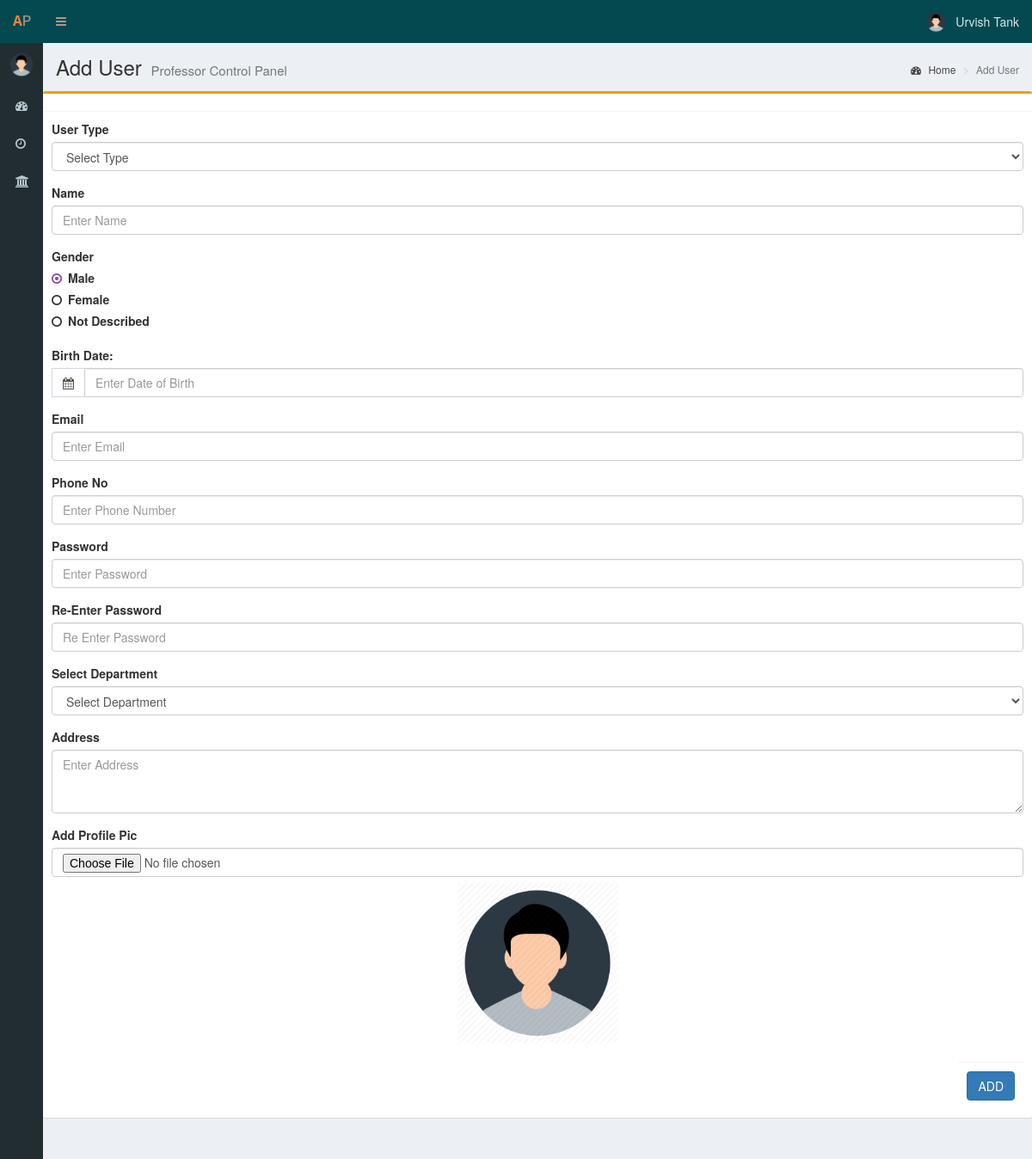
Page /adduser.php (signed in) on the committed database.
### tables this page shows
CREATE TABLE `tbl_detail` (
  `detail_id` int(40) NOT NULL,
  `login_id` int(11) NOT NULL,
  `name` varchar(40) NOT NULL,
  `dob` date NOT NULL,
  `gender` varchar(20) NOT NULL,
  `address` varchar(100) NOT NULL,
  `profile_pic` varchar(50) NOT NULL,
  `dept` int(11) NOT NULL,
  `valid` int(11) NOT NULL
);

### adduser.php (the view, shortened to what this page needs)
<?php
	include "connection.php";
	if(!isset($_SESSION['log']))
	{
		header("location:index.php");
	}
	else
	{
		$log = $_SESSION['log'];
		$qry = "SELECT * FROM tbl_login WHERE email_id='$log'";
		$result = mysqli_query($con,$qry);
		$value = mysqli_fetch_array($result);
		$id = $value['login_id'];
		$sql = "SELECT * FROM tbl_detail WHERE login_id='$id'";
		$result1 = mysqli_query($con,$sql);
		$value1 = mysqli_fetch_array($result1);
		$n = $value1['name'];
		$i = $value1['profile_pic'];
		$sql1 = "SELECT profile_pic FROM tbl_detail WHERE login_id=0";
		$result2 = mysqli_query($con,$sql1);
		$value2 = mysqli_fetch_array($result2);
		$def =$value2['profile_pic'];
		?>
<!DOCTYPE html>
<html>
<head>
  <link rel="stylesheet" href="https://maxcdn.bootstrapcdn.com/bootstrap/3.3.6/css/bootstrap.min.css" />
  <link rel="stylesheet" href="bower_components/bootstrap/dist/css/bootstrap.min.css">
  <link rel="stylesheet" href="bower_components/font-awesome/css/font-awesome.min.css">
  <link rel="stylesheet" href="bower_components/Ionicons/css/ionicons.min.css">
  <link rel="stylesheet" href="bower_components/bootstrap-daterangepicker/daterangepicker.css">
  <link rel="stylesheet" href="bower_components/bootstrap-datepicker/dist/css/bootstrap-datepicker.min.css">
  <link rel="stylesheet" href="plugins/iCheck/all.css">
  <link rel="stylesheet" href="bower_components/bootstrap-colorpicker/dist/css/bootstrap-colorpicker.min.css">
  <link rel="stylesheet" href="plugins/timepicker/bootstrap-timepicker.min.css">
  <link rel="stylesheet" href="bower_components/select2/dist/css/select2.min.css">
  <link rel="stylesheet" href="dist/css/AdminLTE.min.css">
  <link href="//maxcdn.bootstrapcdn.com/bootstrap/3.3.0/css/bootstrap.min.css" rel="stylesheet" id="bootstrap-css">
  <link rel="stylesheet" href="dist/css/skins/_all-skins.min.css">
</head>
<body class="hold-transition skin-purple sidebar-mini sidebar-collapse">
<div class="wrapper">
  <?php
		include("head.php");
		include("menu.php");
	  ?>
  <div class="content-wrapper">
    <section class="content-header">
      <h1>
        Add User
	<?php
if($type==1)
{
	?>
	<small>Professor Control Panel</small>
	<?php
}
	?>
      </h1>
      <ol class="breadcrumb">
        <li><a href="dashboard.php"><i class="fa fa-dashboard"></i> Home</a></li>
        <li class="active">Add User</li>
      </ol>
    </section>
    <section class="content">
       <div class="row">
	   <div class="box box-warning">
            <div class="box-header with-border">
            </div>
            <div class="box-body">
              <form role="form" method="POST" enctype="multipart/form-data" >
				<div class="form-group">
                  <label>User Type</label>
                  <select class="form-control" name="user_type" id="u_t" title="Please Select the Item from the List" onchange="showDiv('hidden_div', this)" required>
                    <option selected hidden value="">Select Type</option>
                  </select>
				  </div>
				<div class="form-group">
                  <label>Name</label>
                  <input type="text" name="name" class="form-control" placeholder="Enter Name" required />
                </div>
				<div class="form-group">
                <label>Gender</label>
				<div class="form-check">
					<label>
						<input type="radio" name="gender" id="g_op1" value="Male" checked> <span class="label-text">Male</span>
					</label>
				</div>
				<div class="form-check">
					<label>
						<input type="radio" name="gender" id="g_op2" value="Female" > <span class="label-text">Female</span>
					</label>
				</div>
				<div class="form-check">
					<label>
						<input type="radio" name="gender" id="g_op3" value="Not Described" > <span class="label-text">Not Described</span>
					</label>
				</div>
				</div>
				<div class="form-group" >
                <label>Birth Date:</label>
					<div class="input-group date">
					<div class="input-group-addon">
						<i class="fa fa-calendar"></i>
					</div>
					<input type="text" name="dob1" class="form-control pull-right" placeholder="Enter Date of Birth" id="datepicker" autocomplete="off" required />
					</div>
				</div>
				<div class="form-group">
                  <label>Email</label>
                  <input type="email" name="email" class="form-control" placeholder="Enter Email" required />
                </div>
				<div class="form-group">
                  <label>Phone No</label>
                  <input type="text" name="phone" class="form-control" placeholder="Enter Phone Number" pattern="[2456789][0-9]{9}" oninput="setCustomValidity('')" title='Enter 10 Digit mobile
number starting with 2 or 4 or 5 or 6 or 7 or 8 or 9' maxlength="10" required />
                </div>
				<div class="form-group">
                  <label>Password</label>
                  <input type="password" name="pass1" id ="pass1" class="form-control" placeholder="Enter Password" required />
                </div>
				<div class="form-group">
                  <label>Re-Enter Password</label>
                  <input type="password" name="pass2" id="pass2" class="form-control" placeholder="Re Enter Password" oninput="check(this)" required />
                </div>
				<div class="form-group">
                  <label>Select Department</label>
                  <select name="categories" class="form-control" required>
				  <option selected hidden value="">Select Department</option>
</select>
                </div>
                <div class="form-group">
                  <label>Address</label>
                  <textarea class="form-control" rows="3" name="address" placeholder="Enter Address" required></textarea>
                </div>
				<div class="form-group">
                  <label>Add Profile Pic</label>
                  <input type="file" id="profile-img" name="image" accept="image/png,image/jpg,image/jpeg" class="form-control" placeholder="">
					<div align="center">
					  <img src="<?php echo $def; ?>" id="profile-img-tag" alt="Profile Pic" width="200px" height="200px" style="border:5px solid #ffffff; background-color: #ffffff;" />
					</div>
				</div>
			  <div class="box-footer" style="float:right;display: block;">
                <input type="submit" id="submit2" name="submit" value="ADD" class="btn btn-primary" formaction="adduser.php?flag=1">
              </div>
                  </div>
            </div>
          </div>
        </div>
  <?php
	include("footer.php");
  ?>
</div>
</body>
</html>
<?php
	}
?>

### head.php (shortened to what this page needs)
<html>
<head>
</head>
<body>
<header class="main-header" >
    <a href="dashboard.php" class="logo" style="color:#AB988B; background-color: #054950;">
      <span class="logo-mini logo" style="color:#AB988B; background-color: #054950;"><b style="color:#EB8540; background-color: #054950;">A</b>P</span>
    </a>
    <nav class="navbar navbar-static-top" style="background-color: #054950;">
      <a href="#" class="sidebar-toggle" data-toggle="push-menu" role="button" style="color:#AB988B; background-color: #054950;">
      </a>
      <div class="navbar-custom-menu">
        <ul class="nav navbar-nav">
           <li class="dropdown user user-menu" style="background-color: #054950;">
            <a href="#" class="dropdown-toggle" data-toggle="dropdown">
              <img src="<?php echo $i; ?>" class="user-image" alt="User Image">
              <span class="hidden-xs" style="color:#D4E7ED; background-color: #054950;"> <?php echo $n; ?> </span>
            </a>
          </li>
        </ul>
      </div>
    </nav>
  </header>
  </body>
  </html>

### menu.php (shortened to what this page needs)
<?php
	include "connection.php";
	if(!isset($_SESSION['log']))
	{
		header("location:index.php");
	}
	else
	{
		$log = $_SESSION['log'];
		$sql = "SELECT login_id,type FROM tbl_login WHERE email_id='$log'";
		$result = mysqli_query($con,$sql);
		$value = mysqli_fetch_array($result);
		$type = $value['type'];
		?>
<!DOCTYPE html>
<html>
<head>
</head>
<body>
		<?php
		if($type==0 ||$type==1 ||$type==2 ||$type==3)
		{
			?>
		<aside class="main-sidebar" >
		<section class="sidebar">
			<div class="user-panel">
        <div class="pull-left image">
          <img src="<?php echo $i; ?>" class="img-circle" alt="User Image">
        </div>
      </div>
<ul class="sidebar-menu" data-widget="tree">
        <li class="">
          <a id="dashboard" href="dashboard.php">
            <i class="fa fa-dashboard"></i> <span>Dashboard</span>
          </a>
        </li>
		<li class="treeview">
          <a href="#">
            <i class="fa fa-clock-o"></i> <span>Appointments</span>
          </a>
        </li>
		<li class="treeview">
          <a href="#">
            <i class="fa fa-bank"></i>
          </a>
        </li>
       </ul>
	   </section>
  </aside>
	   <?php
		}
		?>
</body>
</html>
	<?php
	}
	?>

### adduser.php (style rules this page uses)
input[type="radio"] + .label-text:before { content: "\f10c"; font-family: "FontAwesome"; speak: none; font-style: normal; font-weight: normal; font-variant: normal; text-transform: none; line-height: 1; -webkit-font-smoothing:antialiased; width: 1em; display: inline-block; margin-right: 5px; }
input[type="radio"]:checked + .label-text:before { content: "\f192"; color: #8e44ad; animation: effect 250ms ease-in; }

### head.php (style rules this page uses)
.main-header .logo { font-family: "Courier New", Courier, monospace; font-size: 24px; }

### rows in the picture
tbl_detail: profile_pic (placeholder picture), name "Urvish Tank"
tbl_detail: profile_pic (placeholder picture)
